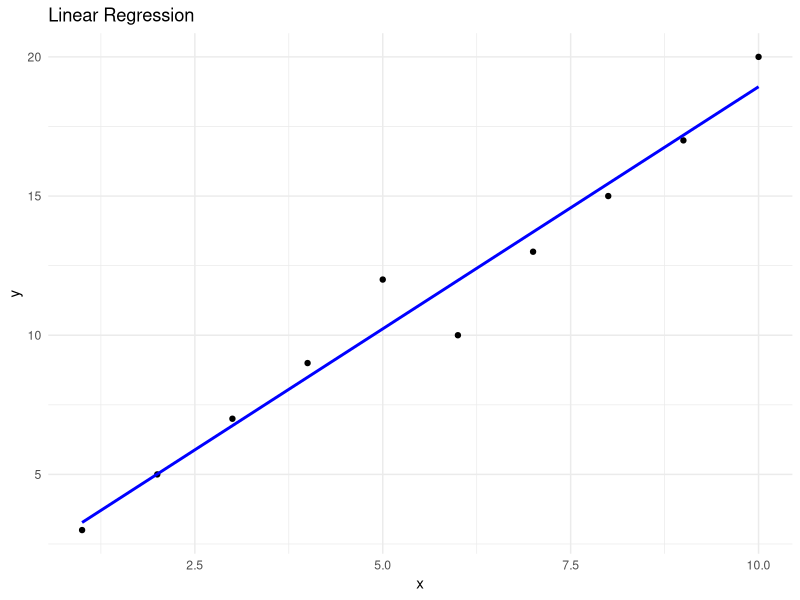
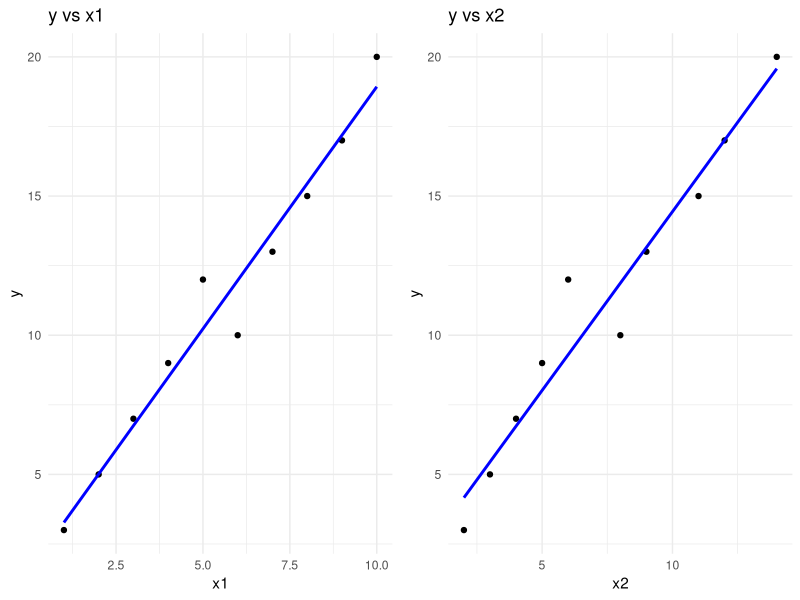

Write the R code that produced these figures, in order.
if (!require(ggplot2)) 
  install.packages("ggplot2") 
library(ggplot2) 

# Sample data
linear_data <- data.frame(
  x = c(1, 2, 3, 4, 5, 6, 7, 8, 9, 10),
  y = c(3, 5, 7, 9, 12, 10, 13, 15, 17, 20)
)

# Build the linear model
linear_model <- lm(y ~ x, data = linear_data)

# Print the summary of the linear regression model
print("Linear Regression Model Summary:")
print(summary(linear_model))

# Create the plot using ggplot2
linear_plot <- ggplot(linear_data, aes(x = x, y = y)) +
  geom_point() +
  geom_smooth(method = "lm", se = FALSE, color = "blue") +
  labs(title = "Linear Regression", x = "x", y = "y") +
  theme_minimal()

# Print the plot
print(linear_plot)



#Multiple Linear Regression
if (!require(ggplot2)) 
  install.packages("ggplot2") 
library(ggplot2) 
if(!require(gridExtra)) install.packages("gridExtra")

# Sample data
Multiple_data <- data.frame(
  x1 = c(1, 2, 3, 4, 5, 6, 7, 8, 9, 10),
  x2 = c(2, 3, 4, 5, 6, 8, 9, 11, 12, 14),
  y = c(3, 5, 7, 9, 12, 10, 13, 15, 17, 20)
)

# Build the linear model
multiple_model <- lm(y ~ x1+x2, data = Multiple_data)
print("Multiple Regression Model Summary:")
print(summary(multiple_model))

# Create the plot using ggplot2
p1 <- ggplot(Multiple_data, aes(x = x1, y = y)) +
  geom_point() +
  geom_smooth(method = "lm", se = FALSE, color = "blue") +
  labs(title = "y vs x1", x = "x1", y = "y") +
  theme_minimal()

p2 <- ggplot(Multiple_data, aes(x = x2, y = y)) +
  geom_point() +
  geom_smooth(method = "lm", se = FALSE, color = "blue") +
  labs(title = "y vs x2", x = "x2", y = "y") +
  theme_minimal()

grid.arrange(p1,p2,nrow=1)